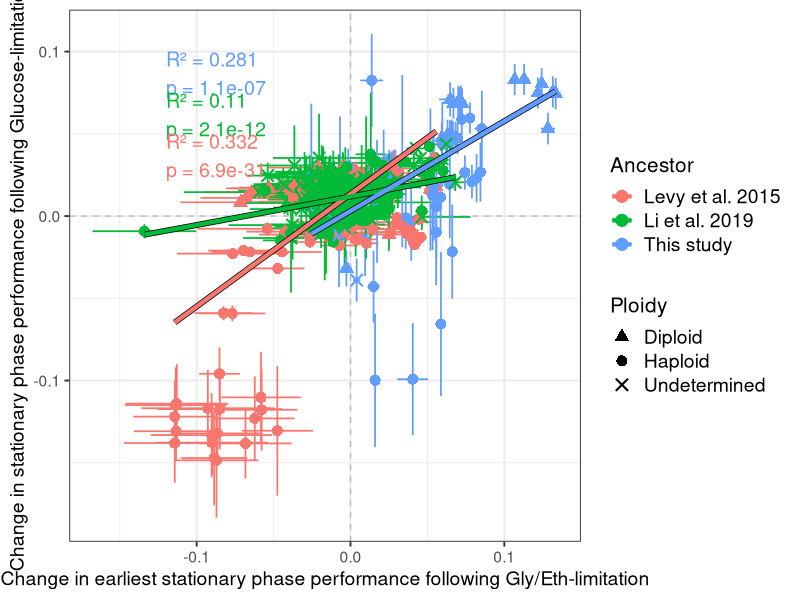

Write the R code that produced this figure.
library(ggplot2)
library(dplyr)
library(broom)

df <- read.csv("../R_data/adaptive_lineages.csv")

X_VAR <- "earliest_stationary_phase_mean_change_from_ancestor"
Y_VAR <- "glucose_stationary_phase_mean_change_from_ancestor"
FACET_VAR <- "ancestor"

# Ancestor label mapping
label_map <- c(
    "Jason_ancestor"   = "This study",
    "Levy_ancestor"    = "Levy et al. 2015",
    "Yuping_ancestor"  = "Li et al. 2019"
)
df$ancestor_label <- label_map[df[[FACET_VAR]]]
df <- df %>% filter(!is.na(ancestor_label))
df$ancestor_label <- droplevels(factor(df$ancestor_label))

df <- df %>% filter(!is.na(.data[[X_VAR]]) & !is.na(.data[[Y_VAR]]))

# Error columns
x_pos <- which(names(df) == X_VAR)
y_pos <- which(names(df) == Y_VAR)
X_ERR_VAR <- names(df)[x_pos + 1]
Y_ERR_VAR <- names(df)[y_pos + 1]

# Statistics per ancestor group
stats_df <- df %>%
    group_by(ancestor_label) %>%
    summarise(
        n = n(),
        r2 = if(n >= 3) {
            fit <- lm(.data[[Y_VAR]] ~ .data[[X_VAR]])
            summary(fit)$r.squared
        } else NA_real_,
        pval = if(n >= 3) {
            fit <- lm(.data[[Y_VAR]] ~ .data[[X_VAR]])
            coef(summary(fit))[2, 4]
        } else NA_real_,
        .groups = "drop"
    ) %>%
    filter(!is.na(r2), !is.na(pval)) %>%
    arrange(desc(ancestor_label)) %>%
    mutate(
        label = paste0("R² = ", round(r2, 3), "\np = ", signif(pval, 2)),
        x = -0.12,
        y = 0.1 - (0.025 * (row_number() - 1))
    )

# Define consistent color mapping for all ancestors
ancestor_colors <- c(
    "Levy et al. 2015" = "#F8766D",
    "Li et al. 2019" = "#00BA38",
    "This study" = "#619CFF"
)

# ============== Plot ==============
p <- ggplot(df, aes(x = .data[[X_VAR]], y = .data[[Y_VAR]], color = ancestor_label, shape = ploidy_consensus)) +

    # Grey dashed lines at x=0 and y=0
    geom_hline(yintercept = 0, color = "grey", linetype = "dashed") +
    geom_vline(xintercept = 0, color = "grey", linetype = "dashed") +

    # Error crosses
    geom_segment(
        aes(x = .data[[X_VAR]] - .data[[X_ERR_VAR]], xend = .data[[X_VAR]] + .data[[X_ERR_VAR]], y = .data[[Y_VAR]], yend = .data[[Y_VAR]]),
        linewidth = 0.6
    ) +
    geom_segment(
        aes(x = .data[[X_VAR]], xend = .data[[X_VAR]], y = .data[[Y_VAR]] - .data[[Y_ERR_VAR]], yend = .data[[Y_VAR]] + .data[[Y_ERR_VAR]]),
        linewidth = 0.6
    ) +

    # Data points
    geom_point(size = 3, stroke = 1.1) +

    # Black outline for trendlines
    geom_smooth(
        method = "lm",
        se = FALSE,
        aes(group = ancestor_label),
        color = "black",
        linewidth = 2.0,
        show.legend = FALSE
    ) +
    # Colored trendlines on top
    geom_smooth(
        method = "lm",
        se = FALSE,
        aes(group = ancestor_label),
        linewidth = 1.5
    ) +

    # Stats text
    geom_text(
        data = stats_df,
        aes(x = x, y = y, label = label, color = ancestor_label),
        inherit.aes = FALSE,
        hjust = 0, vjust = 1, size = 5, show.legend = FALSE
    ) +

    # Manual color and shape scales
    scale_color_manual(values = ancestor_colors,
                       breaks = names(ancestor_colors)) +
    scale_shape_manual(
        name = "Ploidy",
        values = c("haploid" = 16, "diploid" = 17, "undetermined" = 4),
        labels = c("haploid" = "Haploid", "diploid" = "Diploid", "undetermined" = "Undetermined"),
        na.value = 4
    ) +

    labs(
        color = "Ancestor",
        y = "Change in stationary phase performance following Glucose-limitation",
        x = "Change in earliest stationary phase performance following Gly/Eth-limitation"
    ) +
    theme_bw(base_size = 14) +
    theme(
        axis.title = element_text(size = 14),
        legend.text = element_text(size = 14),
        legend.title = element_text(size = 15)
    )
ggsave("figures/fig_3a.pdf", p, width = 10, height = 8)
